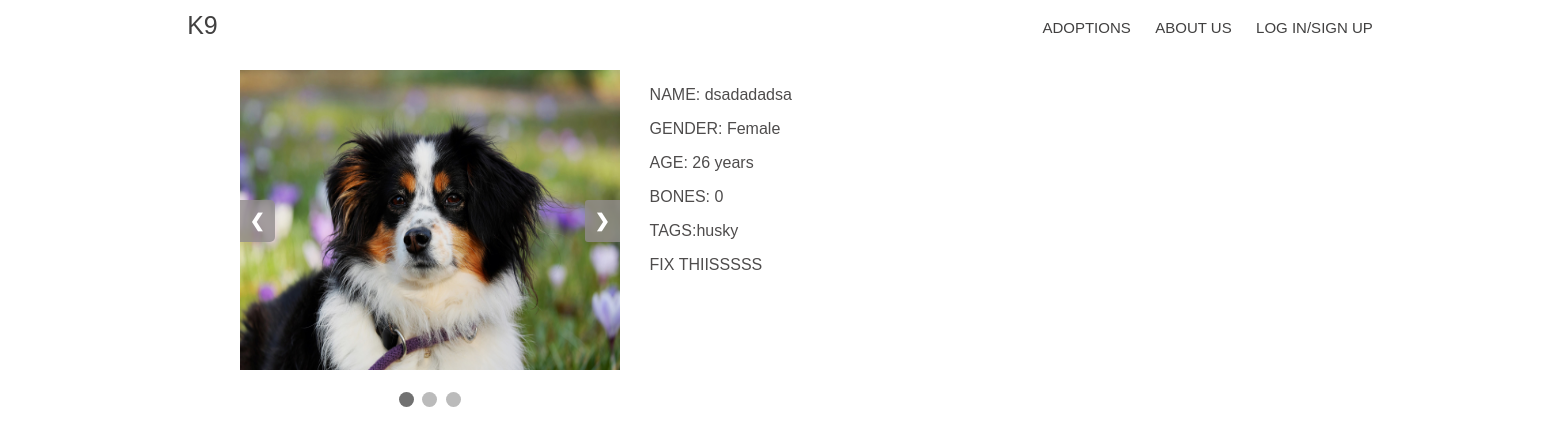
The app's page /dog?id=1 with its own data.
### models.py (models this page shows)
class Image(DB.Model):
    id = DB.Column(DB.Integer, primary_key=True)
    name = DB.Column(DB.String, nullable=False)
    post_id = DB.Column(DB.Integer, DB.ForeignKey('post.id'), nullable=False)

class Post(DB.Model):
    id = DB.Column(DB.Integer, primary_key=True)
    text = DB.Column(DB.Text(), nullable=False)
    title = DB.Column(DB.String(20), nullable=False)
    gender = DB.Column(DB.String(6))
    age = DB.Column(DB.Integer)
    user_id = DB.Column(DB.Integer, DB.ForeignKey('user.id'), nullable=False)
    comments = DB.relationship('Comment', backref='post', lazy=True)
    tags = DB.relationship('Tag', secondary=POST_TAG)
    bones = DB.relationship('User', secondary=BONES_USER_POST)
    date = DB.Column(DB.DateTime, default=datetime.utcnow)
    images = DB.relationship('Image', backref='post', lazy=True)

class Tag(DB.Model):
    id = DB.Column(DB.Integer, primary_key=True)
    tag_name = DB.Column(DB.String(20), unique=True)

### main.py (the view)
@APP.route('/dog', methods=['GET', 'POST'])
def dog():
    arguments = request.args
    if 'id' in arguments:
        post_id = int(arguments['id'])
    else:
        return redirect(url_for('index'))
    query = Post.query.filter_by(id=post_id).first()
    comments = ''
    return render_template('dog.html', dog=query, comments=comments)

### main.py (called while the page is built)
def is_admin(user):
    if hasattr(user, 'rank') and user.rank == _ADMIN_RANK_:
        return True
    else:
        return False

### templates/dog.html (shortened to what this page needs)
{%extends "base.html"%}
{%block links%}
<link rel="stylesheet" type="text/css" href="{{url_for('static', filename='css/view.css') }}">
<link rel="stylesheet" href="https://use.fontawesome.com/releases/v5.8.1/css/all.css">
{%endblock%}
{%block content%}
<div class="content_img">
  <div class="slideshow-container">
    {%for img in dog.images%}
    <div class="mySlides fade">
      <img src="{{url_for('static', filename='uploads/images/'+img.name) }}">
    </div>
    {%endfor%}
    <a class="prev" onclick="plusSlides(-1)">&#10094;</a>
    <a class="next" onclick="plusSlides(1)">&#10095;</a>
  </div>
  <br>
  <div class="c1" style="text-align:center">
    {%for i in range(dog.images|length)%}
    <span class="dot" onclick="{{'currentSlide('+(i+1)|string+');'}}"></span>
    {%endfor%}
  </div>
</div>
<div class="content_info">
  <div class="name">
    <p>
      NAME: <span>{{dog.title}}</span>
    </p>
  </div>
  <div>
    <p>
      GENDER: <span>{{dog.gender}}</span>
    </p>
  </div>
  <div>
    <p>
      AGE: <span> {%if dog.age|int < 12 %}{{dog.age}} months{%else%}{{(dog.age/12)|int}} years{%endif%}</span>
    </p>
  </div>
  <div>
    <P>
      BONES: <span>{{dog.bones|length}}</span>
    </P>
  </div>
  <div>
    <P>
      TAGS:{%for tag in dog.tags%}{{tag.tag_name}} {%endfor%}
    </P>
  </div>
</div>
<div>
    FIX THIISSSSS
    dsadddddddddddddddddsadddddddddddddddddsadddddddddddddddddsadddddddddddddddddsadddddddddddddddddsadddddddddddddddddsadddddddddddddddddsadddddddddddddddddsadddddddddddddddddsadddddddddddddddddsadddddddddddddddddsadddddddddddddddddsadddddddddddddddddsadddddddddddddddddsadddddddddddddddddsadddddddddddddddddsadddddddddddddddd
  </div>
{%endblock%}

### static/css/meniu.css (style rules this page uses)
* { box-sizing: border-box; font-family: "Montserrat", sans-serif; }
a { text-decoration: none; }

### static/css/view.css (style rules this page uses)
* { box-sizing: border-box }
body { color: #4e4c4c; background: white; font-family: "Cardo", serif; font-weight: 300; -webkit-font-smoothing: antialiased; }
.mySlides { display: none }
.content_img { position: relative; float: left; width: 380px; height: 400px; max-width: 100%; margin-right: 30px; }
.slideshow-container img { max-width: 100%; width: 380px; height: 300px; position: relative; margin: auto; }
.slideshow-container { max-width: 1000px; position: relative; margin: auto; }
.prev, .next { cursor: pointer; position: absolute; top: 50%; width: auto; padding: 10px; margin-top: -22px; color: white; font-weight: bold; font-size: 18px; transition: 0.6s ease; border-radius: 0 5px 5px 0; user-select: none; background-color: rgba(146, 141, 141, 0.8); }
.next { right: 0; border-radius: 3px 0 0 3px; }
.dot { cursor: pointer; height: 15px; width: 15px; margin: 0 2px; background-color: #bbb; border-radius: 50%; display: inline-block; transition: background-color 0.6s ease; }
.active, .dot:hover { background-color: #717171; }
.fade { -webkit-animation-name: fade; -webkit-animation-duration: 1.5s; animation-name: fade; animation-duration: 1.5s; }

### records on screen
Image: name (picture)
Post: title "dsadadadsa", gender "Female", (dog.age/12)|int "26"
Tag: tag_name "husky"

### other values on screen
{{ dog.bones|length }} "0"
